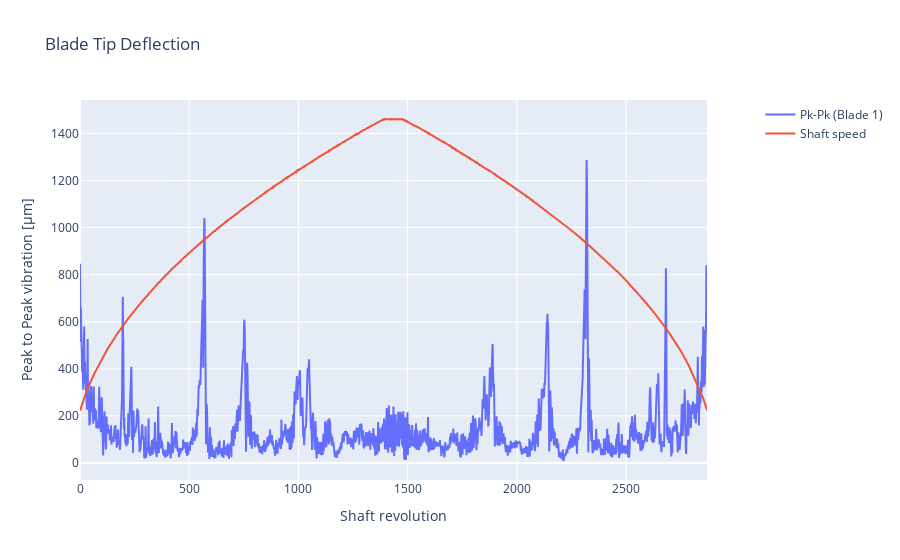

Source (notebook cell):
### Code cell
fig = make_subplots(specs=[[{"secondary_y": True}]])

fig.add_trace(
    go.Scatter(
        x=tip_deflection_dfs[0]['n'],
        y=tip_deflection_dfs[0]["pk-pk"],
        name='Pk-Pk (Blade 1)',
    ),
    secondary_y=False,
)

fig.add_trace(
    go.Scatter(
        x=tip_deflection_dfs[0]['n'],
        y=tip_deflection_dfs[0]["Omega"] / (2*np.pi) * 60,
        name='Shaft speed',
    ),
    secondary_y=False,
)
fig.update_layout(
    title='Blade Tip Deflection',
    xaxis_title='Shaft revolution',
    yaxis_title='Peak to Peak vibration [µm]',
    yaxis2_title='Shaft speed [RPM]',
)

fig.show()

### Figure 1 — Plotly figure (JSON) as saved in the notebook; plotly's stock layout.template omitted (floating-point values rounded to 4 significant figures; data arrays with more than 128 entries replaced by an {"elided": "..."} marker saying what was removed)
{"data": [{"name": "Pk-Pk (Blade 1)", "type": "scatter", "x": {"elided": "2871 int values"}, "xaxis": "x", "y": {"elided": "2871 float values"}, "yaxis": "y"}, {"name": "Shaft speed", "type": "scatter", "x": {"elided": "2871 int values"}, "xaxis": "x", "y": {"elided": "2871 float values"}, "yaxis": "y"}], "layout": {"title": {"text": "Blade Tip Deflection"}, "xaxis": {"anchor": "y", "domain": [0, 0.94], "title": {"text": "Shaft revolution"}}, "yaxis": {"anchor": "x", "domain": [0, 1], "title": {"text": "Peak to Peak vibration [µm]"}}, "yaxis2": {"anchor": "x", "overlaying": "y", "side": "right", "title": {"text": "Shaft speed [RPM]"}}}}
